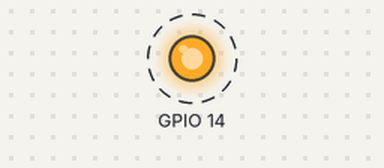
Recording of a program running on a simulated Raspberry Pi (BCM pin numbers). On the bench: output pins drawn as LEDs (lit = HIGH). Dashed ring = blinking. At 6.0 s the program stops and its outputs stay as they are.

Above: at 0.5 s.
Timing chart, 0 to 4.6 s (numbered marks = the images above):
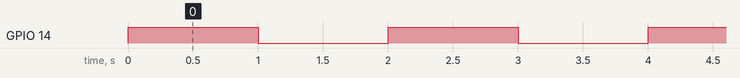

Measured:
- by itself, GPIO 14: alternates HIGH for 1.0 s and LOW for 1.0 s, 6 changes in all, then stays LOW

The program:

led-control.py
```python
# -*- coding: utf-8 -*-
import RPi.GPIO as GPIO
import time

# use BCM mode
GPIO.setmode(GPIO.BCM)
GPIO.setup(14, GPIO.OUT)

for x in range(3):
    GPIO.output(14, True)
    time.sleep(1)
    GPIO.output(14, False)
    time.sleep(1)

GPIO.cleanup()
```
